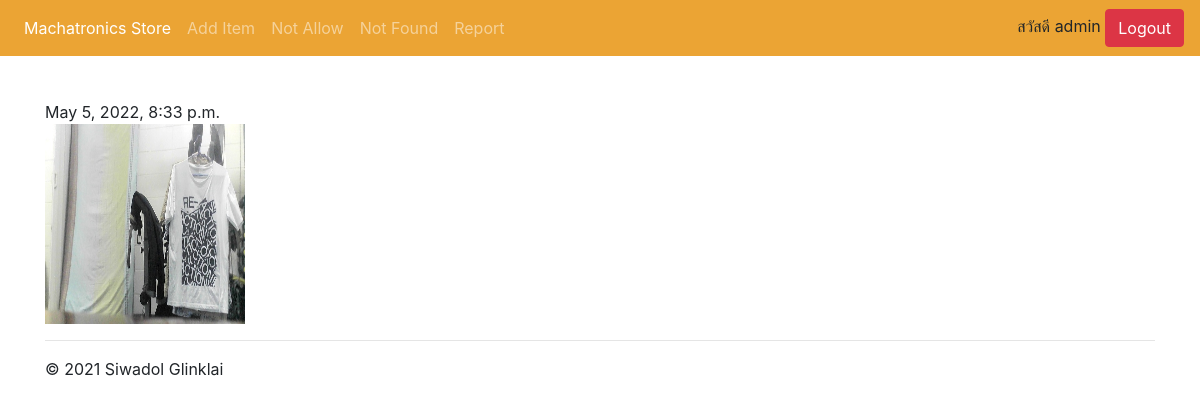
/item_notallow/10 (signed in), run on the app's committed database.
### WebApplication/models.py (models this page shows, shortened)
class NotAllowed(models.Model):
    picture = models.ImageField(upload_to="NotAllowed")
    date_time = models.DateTimeField()

### WebApplication/views.py (the view)
# urls.py: path('item_notallow/<str:id>',login_required(views.editNotAllow), name='editNotAllow'),
def editNotAllow(request,id):
    objects = NotAllowed.objects.get(id=id)
    return render(request, 'WebApplication/item_notAllow.html',{'objects':objects})

### templates/WebApplication/item_notAllow.html (shortened to what this page needs)
{% extends 'WebApplication/base.html' %}
{% block content %}
{{objects.date_time}} <br>
<img style="width:200px; height:200px" src="{{objects.picture.url}}">
{% endblock %}

### templates/WebApplication/base.html (shortened to what this page needs)
<!doctype html>
<html lang="en">
  <head>
    <link rel="stylesheet" href="https://maxcdn.bootstrapcdn.com/bootstrap/4.4.1/css/bootstrap.min.css">
    <link rel="stylesheet" href="https://cdnjs.cloudflare.com/ajax/libs/font-awesome/4.7.0/css/font-awesome.min.css">
  </head>
  <body>
    <nav class="navbar navbar-expand-md navbar-dark fixed-top" style='background-color: #eba434;'>
  <div class="collapse navbar-collapse" id="navbarsExampleDefault">
    <ul class="navbar-nav mr-auto">
      <li class="nav-item active">
        <a class="nav-link" href="{% url 'WebApplication:home' %}">Machatronics Store <span class="sr-only">(current)</span></a>
      </li>
      <li class="nav-item">
        {% if user.is_authenticated %}
          <a class="nav-link" href="{% url 'WebApplication:add' %}">Add Item</a>
        {% endif %}
      </li>
      <li class="nav-item">
        {% if user.is_authenticated %}
          <a class="nav-link" href="{% url 'WebApplication:not_allow' %}">Not Allow</a>
        {% endif %}
      </li>
      <li class="nav-item">
        {% if user.is_authenticated %}
          <a class="nav-link" href="{% url 'WebApplication:notFound' %}">Not Found</a>
        {% endif %}
      </li>
      <li class="nav-item">
        {% if user.is_authenticated %}
          <a class="nav-link" href="{% url 'WebApplication:report' %}">Report</a>
        {% endif %}
      </li>
    </ul>
    <div>
      {% if user.is_authenticated %}
        สวัสดี {{user.username}}
        <a class="btn btn-danger" href="{% url 'WebApplication:logout' %}">Logout</a>
      {% endif %}
    </div>
  </div>
</nav>
<main role="main">
  <div class="container">
   {% block content %}
   {% endblock %}
    <hr>
  </div>
</main>
<footer class="container">
  <p>&copy; 2021 Siwadol Glinklai</p>
</footer>
</body>
</html>

### data on the page
NotAllowed: date_time "May 5, 2022, 8:33 p.m.", picture (picture)

### other printed values
{{ user.username }} "admin"
